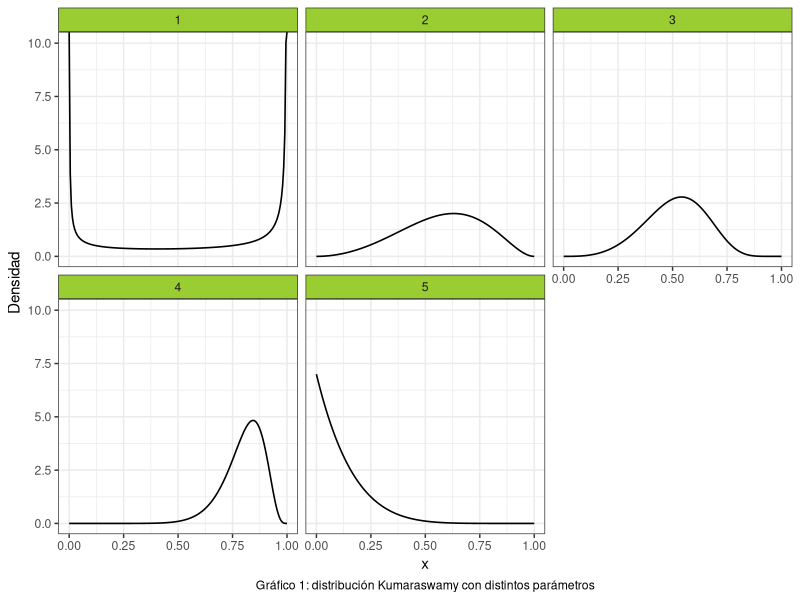
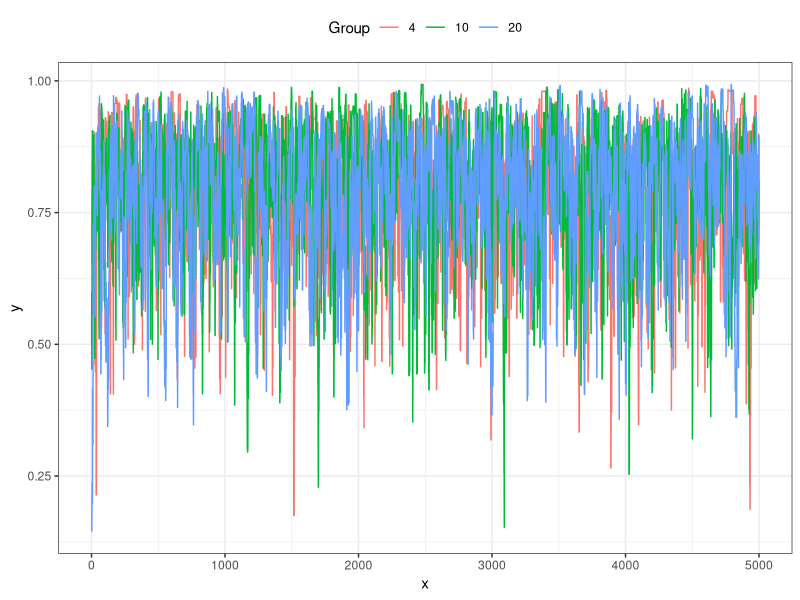

The R source for these figures, in order:
## ---- chunk 1
#Librerias
library(ggplot2)
library(dplyr)
set.seed(394)
## ---- chunk 2

cant_saltos <- 0

#Punto 1:
sample_mh <- function(d_objetivo, r_propuesta, d_propuesta, p_inicial, n) {
  muestras <- matrix(nrow = n, ncol = length(p_inicial))
  muestras[1, ] <- p_inicial
  
  for(i in 2:n) {
    p_actual <- muestras[i-1,]
    p_nuevo <- r_propuesta(p_actual)
    
    f_nuevo <- d_objetivo(p_nuevo)
    f_actual <- d_objetivo(p_actual)
    
    q_actual <- d_propuesta(p_actual, mean = p_nuevo)
    q_nuevo <- d_propuesta(p_nuevo, mean = p_actual)
    
    alpha <- min(1, (f_nuevo/f_actual)*(q_actual/q_nuevo))
    aceptar <- rbinom(1, 1, alpha)
    
    if(aceptar) { 
      muestras[i,] <- p_nuevo
      cant_saltos <- cant_saltos + 1
      
    } else {
      muestras[i,] <- p_actual
    }
  }
  
  if (ncol(muestras) == 1) {
    muestras <- as.vector(muestras)
  } 
  return(list(muestras=muestras,cant_saltos=cant_saltos))
}

## ---- chunk 3
#Punto 2
# Crear grilla para los valores de "x"
grid_n <- 200
x_grid <- seq(0, 1, length.out = grid_n)

kumaraswamy <- function(x, a, b){
  a*b*(x^(a-1))*((1-(x^a))^(b-1))
}

a <- c(0.2, 3, 4, 10, 1)
b <- c(0.2, 3, 9, 5, 7)

#Creamos un data frame para graficar la distribución de Kumaraswamy:

data1 <- data.frame(
  Funcion = rep(1:5, each = grid_n),
  Densidad = numeric(5 * grid_n),
  Grilla = rep(x_grid, times = 5)
) 

#Completamos el data frame con las densidades:
for(i in 1:5) {
    indices <- seq(from = 1 + (i - 1) * 200, to = 200 + (i - 1) * 200)
    data1$Densidad[indices] <- kumaraswamy(x_grid, a[i], b[i])
}



# Definimos etiquetas personalizadas para cada función
# etiq <- c(
#   "1" = "alpha = 0.2 , beta = 0.2",
#   "2" = "alpha = 3 , beta = 3",
#   "3" = "alpha = 4 , beta = 9",
#   "4" = "alpha = 10, beta = 5",
#   "5" = "alpha = 1, beta = 7"
# )

# Quiero que se vean alpha y beta como simbolos pero no me sale
etiq <- c(
  "1" = expression(alpha ~ " = 0.2," ~ beta ~ "= 0.2"),
  "2" = expression(alpha ~ " = 3," ~ beta ~ "= 3"),
  "3" = expression(alpha ~ " = 4," ~ beta ~ "= 9"),
  "4" = expression(alpha ~ " = 10," ~ beta ~ "5"),
  "5" = expression(alpha ~ " = 1," ~ beta ~ "= 7")
)

ggplot(data = data1, aes(x = Grilla, y = Densidad)) +
  geom_line(size = 0.55) +
  facet_wrap(~Funcion, labeller = labeller(Funcion = etiq)) +
  theme_bw() +
  labs(x = "x",
       caption = "Gráfico 1: distribución Kumaraswamy con distintos parámetros") + 
  theme(
    strip.background = element_rect(fill = "olivedrab3"),
    plot.caption = element_text(hjust = 0.5)
  )

## ---- chunk 4
#Punto 3
concentracion_3 <- c(4,10,20)
tabla_3 <- data.frame ( 
  concentracion = rep(concentracion_3, each = 5000),
  muestra = numeric(15000)
  )
tasa_3 <- numeric(3)

for (i in 1:3) {
#Funciones a usar
d_objetivo <- function(x) kumaraswamy(x, 6, 2)
d_propuesta <- function(x, mean) dbeta(x, shape1 = mean * concentracion_3[i], shape2 = (1-mean) * concentracion_3[i])
r_propuesta <- function(x) rbeta(1, shape1 = x * concentracion_3[i], shape2 = (1-x) * concentracion_3[i])
#Donde x hace referencia a mu
n_3 <- 5000
p_inicial <- rbeta(1,shape1=2,shape2=2)
funcion_3 <- sample_mh(d_objetivo, r_propuesta, d_propuesta, p_inicial, n_3)
indices <- seq(from = 1 + (i - 1) * 5000, to = 5000 + (i - 1) * 5000)
tabla_3$muestra[indices] <- funcion_3$muestras

tasa_3[i] <- funcion_3$cant_saltos/n_3
} 

# Agrego una columna con el orden de las muestras
tabla_3$orden <- rep(1:5000, times = 3)
tabla_3$concentracion <- as.factor(tabla_3$concentracion) 

# Gráfico con múltiples líneas
ggplot(data = tabla_3, aes(x = orden, y = muestra, group = concentracion, color = concentracion)) +
  geom_line() +
  theme_bw() +
  labs(x = "x", y = "y", color = "Group") +
  theme(legend.position = "top")
